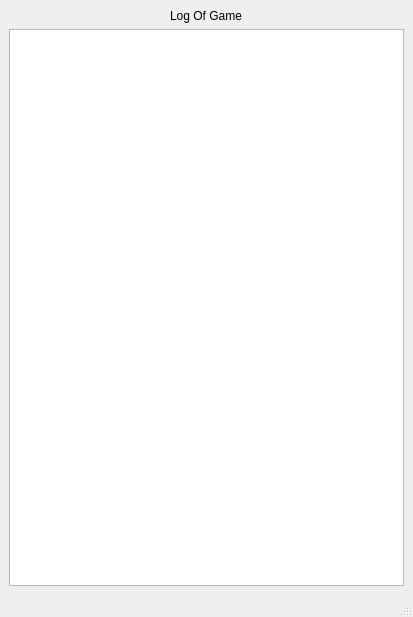
<?xml version="1.0" encoding="UTF-8"?>
<ui version="4.0">
 <class>LogScreen</class>
 <widget class="QMainWindow" name="LogScreen">
  <property name="geometry">
   <rect>
    <x>0</x>
    <y>0</y>
    <width>413</width>
    <height>617</height>
   </rect>
  </property>
  <property name="windowTitle">
   <string>Risk Game Window</string>
  </property>
  <property name="autoFillBackground">
   <bool>false</bool>
  </property>
  <widget class="QWidget" name="centralwidget">
   <layout class="QVBoxLayout" name="verticalLayout">
    <item>
     <layout class="QVBoxLayout" name="verticalLayout_4">
      <item>
       <layout class="QHBoxLayout" name="horizontalLayout_3">
        <item>
         <layout class="QHBoxLayout" name="horizontalLayout">
          <item alignment="Qt::AlignHCenter">
           <widget class="QLabel" name="label">
            <property name="styleSheet">
             <string notr="true">font: 75 14pt &quot;MS Shell Dlg 2&quot;;</string>
            </property>
            <property name="text">
             <string>Log Of Game</string>
            </property>
           </widget>
          </item>
         </layout>
        </item>
       </layout>
      </item>
      <item>
       <layout class="QVBoxLayout" name="verticalLayout_3">
        <item>
         <widget class="QTextEdit" name="textEdit">
          <property name="readOnly">
           <bool>true</bool>
          </property>
         </widget>
        </item>
       </layout>
      </item>
      <item>
       <layout class="QHBoxLayout" name="horizontalLayout_2">
        <property name="topMargin">
         <number>0</number>
        </property>
        <item>
         <layout class="QVBoxLayout" name="verticalLayout_2"/>
        </item>
       </layout>
      </item>
     </layout>
    </item>
   </layout>
  </widget>
  <widget class="QStatusBar" name="statusbar"/>
  <action name="mapEditorAction">
   <property name="text">
    <string>Map Editor</string>
   </property>
   <property name="shortcut">
    <string>Ctrl+E</string>
   </property>
  </action>
 </widget>
 <resources/>
 <connections/>
 <slots>
  <slot>on_pushButton_clicked()</slot>
 </slots>
</ui>
